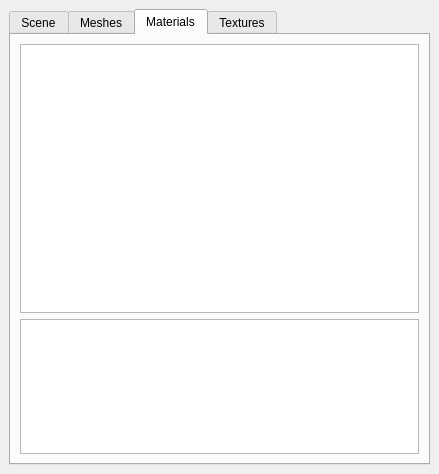
<?xml version="1.0" encoding="UTF-8"?>
<ui version="4.0">
 <class>SceneDockWidget</class>
 <widget class="QDockWidget" name="SceneDockWidget">
  <property name="geometry">
   <rect>
    <x>0</x>
    <y>0</y>
    <width>439</width>
    <height>474</height>
   </rect>
  </property>
  <property name="windowTitle">
   <string>Scene</string>
  </property>
  <widget class="QWidget" name="dockWidgetContents">
   <layout class="QVBoxLayout" name="verticalLayout">
    <item>
     <widget class="QTabWidget" name="tabWidget">
      <property name="currentIndex">
       <number>2</number>
      </property>
      <widget class="QWidget" name="tab">
       <attribute name="title">
        <string>Scene</string>
       </attribute>
       <layout class="QVBoxLayout" name="verticalLayout_2">
        <item>
         <widget class="QTreeWidget" name="treeWidgetSceneGraph">
          <attribute name="headerVisible">
           <bool>false</bool>
          </attribute>
          <column>
           <property name="text">
            <string notr="true">1</string>
           </property>
          </column>
         </widget>
        </item>
       </layout>
      </widget>
      <widget class="QWidget" name="tab_2">
       <attribute name="title">
        <string>Meshes</string>
       </attribute>
       <layout class="QVBoxLayout" name="verticalLayout_3">
        <item>
         <widget class="QListWidget" name="listWidgetMeshes"/>
        </item>
       </layout>
      </widget>
      <widget class="QWidget" name="tab_3">
       <attribute name="title">
        <string>Materials</string>
       </attribute>
       <layout class="QVBoxLayout" name="verticalLayout_4">
        <item>
         <widget class="QListWidget" name="listWidgetMaterials"/>
        </item>
        <item>
         <widget class="QGraphicsView" name="materialPreview">
          <property name="minimumSize">
           <size>
            <width>0</width>
            <height>135</height>
           </size>
          </property>
          <property name="maximumSize">
           <size>
            <width>16777215</width>
            <height>135</height>
           </size>
          </property>
         </widget>
        </item>
       </layout>
      </widget>
      <widget class="QWidget" name="tab_4">
       <attribute name="title">
        <string>Textures</string>
       </attribute>
       <layout class="QVBoxLayout" name="verticalLayout_5">
        <item>
         <widget class="QListWidget" name="listWidgetTextures"/>
        </item>
        <item>
         <widget class="QGraphicsView" name="texturePreview">
          <property name="minimumSize">
           <size>
            <width>0</width>
            <height>128</height>
           </size>
          </property>
          <property name="maximumSize">
           <size>
            <width>16777215</width>
            <height>128</height>
           </size>
          </property>
         </widget>
        </item>
       </layout>
      </widget>
     </widget>
    </item>
   </layout>
  </widget>
 </widget>
 <resources/>
 <connections>
  <connection>
   <sender>listWidgetMaterials</sender>
   <signal>itemClicked(QListWidgetItem*)</signal>
   <receiver>SceneDockWidget</receiver>
   <slot>onMaterialSelected(QListWidgetItem*)</slot>
   <hints>
    <hint type="sourcelabel">
     <x>219</x>
     <y>195</y>
    </hint>
    <hint type="destinationlabel">
     <x>219</x>
     <y>236</y>
    </hint>
   </hints>
  </connection>
 </connections>
 <slots>
  <slot>onMaterialSelected(QListWidgetItem*)</slot>
 </slots>
</ui>
